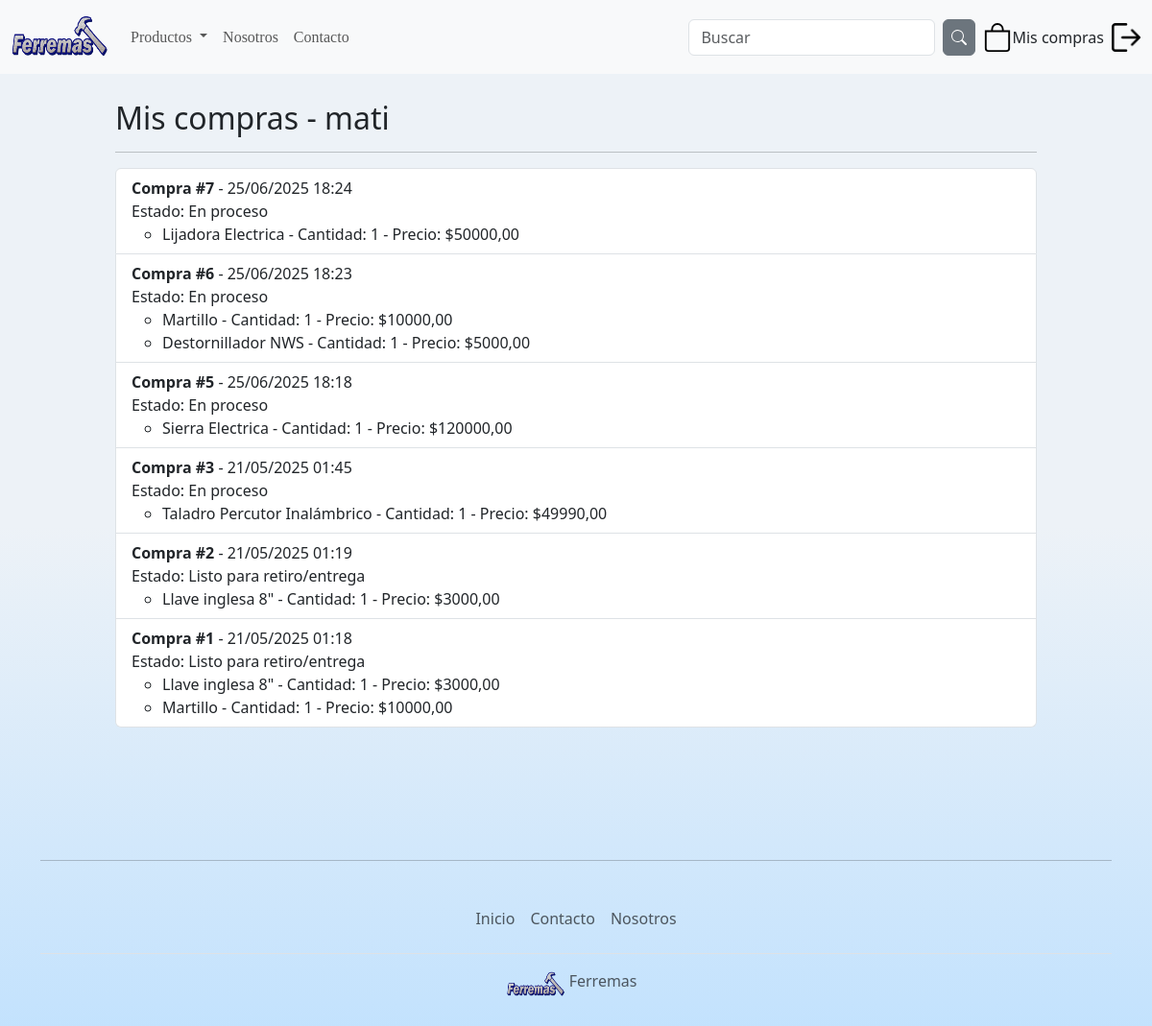
Page /mis-compras/ (signed in) on the committed database.
### app/models.py (models this page shows, shortened)
class Compra(models.Model):
    ESTADOS = [
        ('pendiente', 'Pendiente'),
        ('rechazado', 'Rechazado'),
        ('preparacion', 'En preparación'),
        ('listo', 'Listo para retiro/entrega'),
        ('finalizado', 'Finalizado'),
    ]
    usuario = models.ForeignKey(User, on_delete=models.CASCADE)
    fecha = models.DateTimeField(auto_now_add=True)
    estado = models.CharField(max_length=20, choices=ESTADOS, default='pendiente')

class CompraProducto(models.Model):
    compra = models.ForeignKey(Compra, related_name='productos', on_delete=models.CASCADE)
    nombre = models.CharField(max_length=200)
    cantidad = models.PositiveIntegerField()
    precio = models.DecimalField(max_digits=10, decimal_places=2)

### app/views.py (the view)
# urls.py: path('mis-compras/', views.mis_compras, name='mis_compras'),
@login_required
def mis_compras(request):
    compras = Compra.objects.filter(usuario=request.user).order_by('-fecha')
    return render(request, 'app/mis_compras.html', {'compras': compras})

### app/templates/app/mis_compras.html
{% extends 'app/base.html' %}
{% block contenido %}
<br>
<h2>Mis compras  -  {{ user.username }}</h2>
<hr>
{% if compras %}
  <ul class="list-group">
    {% for compra in compras %}
      <li class="list-group-item">
        <strong>Compra #{{ compra.id }}</strong> - {{ compra.fecha|date:"d/m/Y H:i" }}
        <br>
        <span>
          Estado:
          {% if compra.estado == 'pendiente' %}
            En proceso
          {% elif compra.estado == 'preparacion' %}
            En preparación
          {% elif compra.estado == 'listo' %}
            Listo para retiro/entrega
          {% elif compra.estado == 'rechazado' %}
            Rechazado
          {% elif compra.estado == 'finalizado' %}
            Finalizado
          {% else %}
            {{ compra.estado }}
          {% endif %}
        </span>
        <ul>
          {% for item in compra.productos.all %}
            <li>
              {{ item.nombre }} - Cantidad: {{ item.cantidad }} - Precio: ${{ item.precio }}
            </li>
          {% endfor %}
        </ul>
      </li>
    {% endfor %}
  </ul>
{% else %}
  <p>No has realizado compras aún.</p>
{% endif %}
{% endblock %}

### app/static/app/css/style.css (style rules this page uses)
body { background-image: linear-gradient(180deg, #EDF2F7 50%, rgb(184, 222, 255)); background-position: 0 50%; background-size: 100% 120%; padding-top: 70px; }
* { margin: 0; padding: 0; }

### rows in the picture
Compra: id "7", fecha "25/06/2025 18:24", estado "En proceso"
CompraProducto: nombre "Lijadora Electrica", cantidad "1", precio "50000,00"
Compra: id "6", fecha "25/06/2025 18:23", estado "En proceso"
CompraProducto: nombre "Martillo", cantidad "1", precio "10000,00"
CompraProducto: nombre "Destornillador NWS", cantidad "1", precio "5000,00"
Compra: id "5", fecha "25/06/2025 18:18", estado "En proceso"
CompraProducto: nombre "Sierra Electrica", cantidad "1", precio "120000,00"
Compra: id "3", fecha "21/05/2025 01:45", estado "En proceso"
CompraProducto: nombre "Taladro Percutor Inalámbrico", cantidad "1", precio "49990,00"
Compra: id "2", fecha "21/05/2025 01:19", estado "Listo para retiro/entrega"
CompraProducto: nombre "Llave inglesa 8\"", cantidad "1", precio "3000,00"
Compra: id "1", fecha "21/05/2025 01:18", estado "Listo para retiro/entrega"
CompraProducto: nombre "Llave inglesa 8\"", cantidad "1", precio "3000,00"
CompraProducto: nombre "Martillo", cantidad "1", precio "10000,00"

### other values in the picture
{{ user.username }} "mati"
